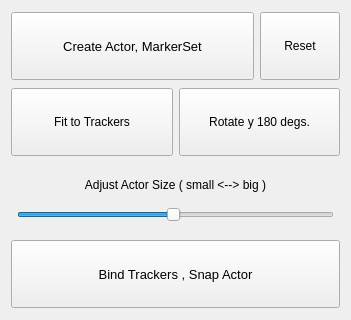
<?xml version="1.0" encoding="UTF-8"?>
<ui version="4.0">
 <class>toolWidget</class>
 <widget class="QWidget" name="toolWidget">
  <property name="geometry">
   <rect>
    <x>0</x>
    <y>0</y>
    <width>351</width>
    <height>320</height>
   </rect>
  </property>
  <property name="windowTitle">
   <string>Form</string>
  </property>
  <layout class="QVBoxLayout" name="verticalLayout_3">
   <property name="topMargin">
    <number>12</number>
   </property>
   <property name="bottomMargin">
    <number>12</number>
   </property>
   <item>
    <layout class="QVBoxLayout" name="verticalLayout_2">
     <property name="spacing">
      <number>8</number>
     </property>
     <item>
      <layout class="QHBoxLayout" name="horizontalLayout_2">
       <property name="spacing">
        <number>6</number>
       </property>
       <item>
        <widget class="QPushButton" name="CreateButton">
         <property name="enabled">
          <bool>true</bool>
         </property>
         <property name="sizePolicy">
          <sizepolicy hsizetype="MinimumExpanding" vsizetype="Expanding">
           <horstretch>0</horstretch>
           <verstretch>0</verstretch>
          </sizepolicy>
         </property>
         <property name="minimumSize">
          <size>
           <width>0</width>
           <height>0</height>
          </size>
         </property>
         <property name="font">
          <font>
           <pointsize>10</pointsize>
          </font>
         </property>
         <property name="text">
          <string>Create Actor, MarkerSet</string>
         </property>
        </widget>
       </item>
       <item>
        <widget class="QPushButton" name="ResetButton">
         <property name="sizePolicy">
          <sizepolicy hsizetype="Minimum" vsizetype="Expanding">
           <horstretch>0</horstretch>
           <verstretch>0</verstretch>
          </sizepolicy>
         </property>
         <property name="minimumSize">
          <size>
           <width>0</width>
           <height>0</height>
          </size>
         </property>
         <property name="text">
          <string>Reset</string>
         </property>
        </widget>
       </item>
      </layout>
     </item>
     <item>
      <layout class="QHBoxLayout" name="horizontalLayout">
       <property name="spacing">
        <number>6</number>
       </property>
       <item>
        <widget class="QPushButton" name="FitTrackerButton">
         <property name="sizePolicy">
          <sizepolicy hsizetype="MinimumExpanding" vsizetype="Expanding">
           <horstretch>0</horstretch>
           <verstretch>0</verstretch>
          </sizepolicy>
         </property>
         <property name="minimumSize">
          <size>
           <width>0</width>
           <height>0</height>
          </size>
         </property>
         <property name="text">
          <string>Fit to Trackers</string>
         </property>
        </widget>
       </item>
       <item>
        <widget class="QPushButton" name="RotateButton">
         <property name="sizePolicy">
          <sizepolicy hsizetype="MinimumExpanding" vsizetype="Expanding">
           <horstretch>0</horstretch>
           <verstretch>0</verstretch>
          </sizepolicy>
         </property>
         <property name="minimumSize">
          <size>
           <width>0</width>
           <height>0</height>
          </size>
         </property>
         <property name="text">
          <string>Rotate y 180 degs.</string>
         </property>
        </widget>
       </item>
      </layout>
     </item>
     <item>
      <layout class="QVBoxLayout" name="verticalLayout">
       <property name="spacing">
        <number>10</number>
       </property>
       <property name="leftMargin">
        <number>6</number>
       </property>
       <property name="topMargin">
        <number>10</number>
       </property>
       <property name="rightMargin">
        <number>6</number>
       </property>
       <property name="bottomMargin">
        <number>10</number>
       </property>
       <item>
        <widget class="QLabel" name="label">
         <property name="sizePolicy">
          <sizepolicy hsizetype="Expanding" vsizetype="MinimumExpanding">
           <horstretch>0</horstretch>
           <verstretch>0</verstretch>
          </sizepolicy>
         </property>
         <property name="font">
          <font>
           <pointsize>9</pointsize>
          </font>
         </property>
         <property name="text">
          <string>&lt;html&gt;&lt;head/&gt;&lt;body&gt;&lt;p&gt;Adjust Actor Size ( small &amp;lt;--&amp;gt; big )&lt;/p&gt;&lt;/body&gt;&lt;/html&gt;</string>
         </property>
         <property name="alignment">
          <set>Qt::AlignmentFlag::AlignCenter</set>
         </property>
        </widget>
       </item>
       <item>
        <widget class="QSlider" name="horizontalSlider">
         <property name="sizePolicy">
          <sizepolicy hsizetype="Expanding" vsizetype="Preferred">
           <horstretch>0</horstretch>
           <verstretch>0</verstretch>
          </sizepolicy>
         </property>
         <property name="minimum">
          <number>1</number>
         </property>
         <property name="maximum">
          <number>100</number>
         </property>
         <property name="sliderPosition">
          <number>50</number>
         </property>
         <property name="tracking">
          <bool>false</bool>
         </property>
         <property name="orientation">
          <enum>Qt::Orientation::Horizontal</enum>
         </property>
        </widget>
       </item>
      </layout>
     </item>
     <item>
      <widget class="QPushButton" name="BindButton">
       <property name="sizePolicy">
        <sizepolicy hsizetype="MinimumExpanding" vsizetype="Expanding">
         <horstretch>0</horstretch>
         <verstretch>0</verstretch>
        </sizepolicy>
       </property>
       <property name="minimumSize">
        <size>
         <width>0</width>
         <height>0</height>
        </size>
       </property>
       <property name="font">
        <font>
         <pointsize>10</pointsize>
        </font>
       </property>
       <property name="text">
        <string>Bind Trackers , Snap Actor</string>
       </property>
      </widget>
     </item>
    </layout>
   </item>
  </layout>
 </widget>
 <resources/>
 <connections>
  <connection>
   <sender>CreateButton</sender>
   <signal>clicked()</signal>
   <receiver>toolWidget</receiver>
   <slot>CreateActorMarkerSet()</slot>
   <hints>
    <hint type="sourcelabel">
     <x>137</x>
     <y>40</y>
    </hint>
    <hint type="destinationlabel">
     <x>3</x>
     <y>11</y>
    </hint>
   </hints>
  </connection>
  <connection>
   <sender>FitTrackerButton</sender>
   <signal>clicked()</signal>
   <receiver>toolWidget</receiver>
   <slot>FitToTrackers()</slot>
   <hints>
    <hint type="sourcelabel">
     <x>37</x>
     <y>132</y>
    </hint>
    <hint type="destinationlabel">
     <x>5</x>
     <y>114</y>
    </hint>
   </hints>
  </connection>
  <connection>
   <sender>RotateButton</sender>
   <signal>clicked()</signal>
   <receiver>toolWidget</receiver>
   <slot>RotateYdeg()</slot>
   <hints>
    <hint type="sourcelabel">
     <x>317</x>
     <y>139</y>
    </hint>
    <hint type="destinationlabel">
     <x>291</x>
     <y>155</y>
    </hint>
   </hints>
  </connection>
  <connection>
   <sender>ResetButton</sender>
   <signal>clicked()</signal>
   <receiver>toolWidget</receiver>
   <slot>ResetAll()</slot>
   <hints>
    <hint type="sourcelabel">
     <x>339</x>
     <y>37</y>
    </hint>
    <hint type="destinationlabel">
     <x>301</x>
     <y>55</y>
    </hint>
   </hints>
  </connection>
  <connection>
   <sender>horizontalSlider</sender>
   <signal>sliderMoved(int)</signal>
   <receiver>toolWidget</receiver>
   <slot>AdjustActorSize(int)</slot>
   <hints>
    <hint type="sourcelabel">
     <x>101</x>
     <y>202</y>
    </hint>
    <hint type="destinationlabel">
     <x>1</x>
     <y>199</y>
    </hint>
   </hints>
  </connection>
  <connection>
   <sender>BindButton</sender>
   <signal>clicked()</signal>
   <receiver>toolWidget</receiver>
   <slot>BindMarkerModel()</slot>
   <hints>
    <hint type="sourcelabel">
     <x>167</x>
     <y>306</y>
    </hint>
    <hint type="destinationlabel">
     <x>185</x>
     <y>273</y>
    </hint>
   </hints>
  </connection>
 </connections>
 <slots>
  <slot>CreateActorMarkerSet()</slot>
  <slot>FitToTrackers()</slot>
  <slot>RotateYdeg()</slot>
  <slot>ResetAll()</slot>
  <slot>AdjustActorSize(int)</slot>
  <slot>BindMarkerModel()</slot>
 </slots>
</ui>
